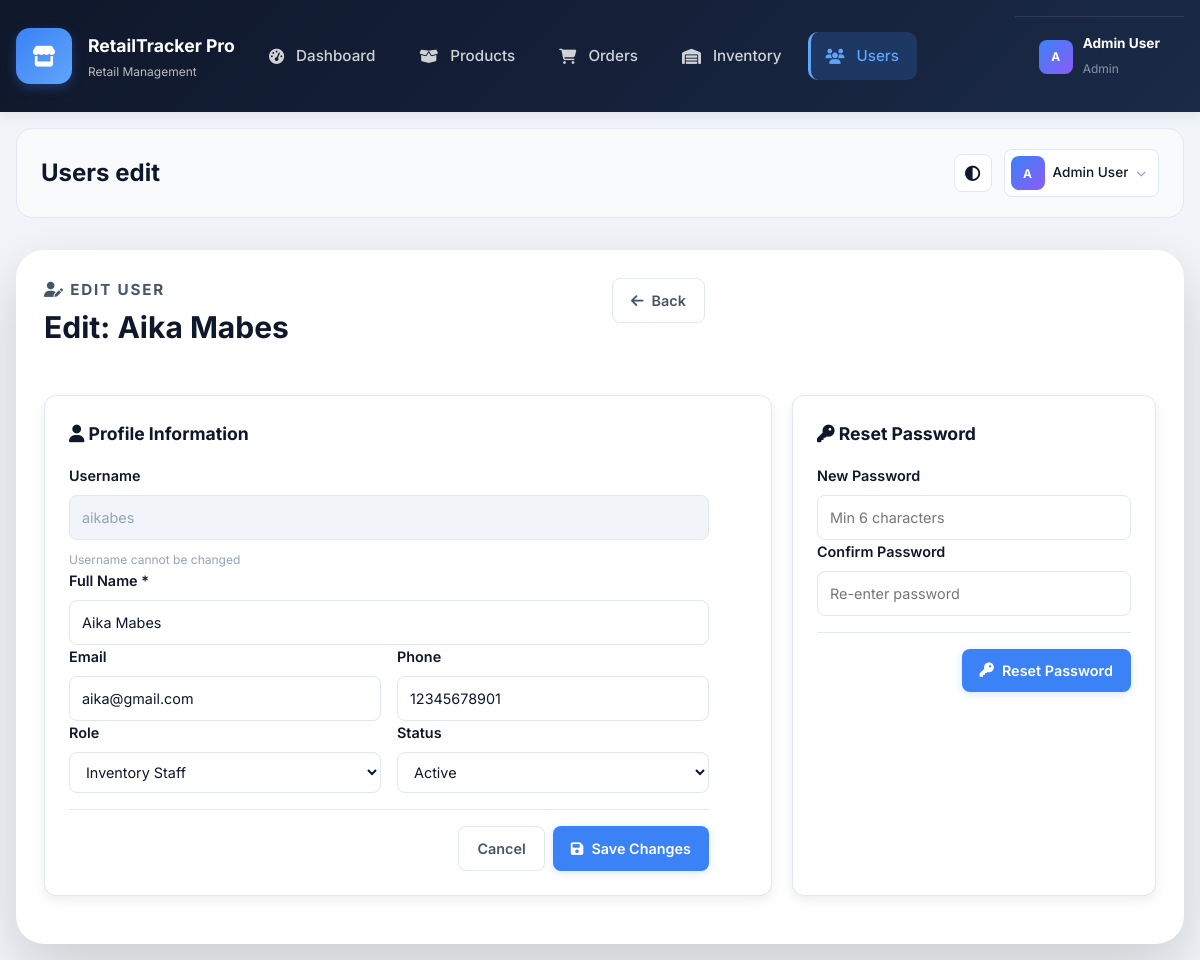
Screenshot of /index.php?page=users-edit&id=2 (signed in) with the database file from the repository.
### tables this page shows
CREATE TABLE `users` (
  `user_id` int(11) NOT NULL,
  `username` varchar(50) NOT NULL,
  `password_hash` varchar(255) NOT NULL,
  `full_name` varchar(100) NOT NULL,
  `email` varchar(100) DEFAULT NULL,
  `phone` varchar(20) DEFAULT NULL,
  `role` enum('Admin','Manager','Cashier','Inventory Staff') DEFAULT 'Cashier',
  `is_active` tinyint(1) DEFAULT 1,
  `last_login` datetime DEFAULT NULL,
  `created_by` int(11) DEFAULT NULL,
  `created_at` timestamp NOT NULL DEFAULT current_timestamp(),
  `deleted_at` datetime DEFAULT NULL
);

### index.php (called while the page is built, shortened)
<?php
$page = sanitize_input($_GET['page'] ?? 'dashboard');
require_once __DIR__ . '/includes/header.php';
require_once __DIR__ . '/pages/' . $page . '.php';
require_once __DIR__ . '/includes/footer.php';

### config/db.php (called while the page is built, shortened)
<?php
function db()
{
    $host = 'localhost';
    $username = 'root';
    $password = '';
    $database = 'retail_tracker_pro';
    $conn = new mysqli($host, $username, $password, $database);
    $conn->set_charset('utf8mb4');
    return $conn;
}
function db_query($sql, $types = '', $params = [])
{
    $stmt = db()->prepare($sql);
    $stmt->bind_param($types, ...$params);
    $stmt->execute();
    $result = $stmt->get_result();
    return $result ?: $stmt;
}

### includes/helpers.php (called while the page is built, shortened)
<?php
function e($value)
{
    return htmlspecialchars((string) $value, ENT_QUOTES, 'UTF-8');
}

### includes/auth.php (called while the page is built, shortened)
<?php
function current_user()
{
    return $_SESSION['user'] ?? null;
}

### pages/users-edit.php (the view, shortened to what this page needs)
<?php
$userId = intval($_GET['id'] ?? 0);
$editUser = db_query('SELECT * FROM users WHERE user_id=? AND deleted_at IS NULL', 'i', [$userId])->fetch_assoc();
$isSelf = ($userId == current_user()['user_id']);
?>
<section class="section-header">
    <div>
        <p class="eyebrow"><i class="fa-solid fa-user-pen"></i> Edit User</p>
        <h1>Edit: <?= e($editUser['full_name']) ?></h1>
    </div>
    <div class="header-actions">
        <a href="index.php?page=users" class="button button-tertiary"><i class="fa-solid fa-arrow-left"></i> Back</a>
    </div>
</section>
<div class="dashboard-grid grid-2-1">
    <section class="panel">
        <div class="panel-header"><h3><i class="fa-solid fa-user"></i> Profile Information</h3></div>
        <form method="post" class="panel-body form-layout">
            <div class="form-group">
                <label>Username</label>
                <input type="text" value="<?= e($editUser['username']) ?>" disabled class="input-disabled" />
                <small class="form-hint">Username cannot be changed</small>
            </div>
            <div class="form-group">
                <label>Full Name *</label>
                <input type="text" name="full_name" value="<?= e($editUser['full_name']) ?>" required />
            </div>
            <div class="form-row">
                <div class="form-group">
                    <label>Email</label>
                    <input type="email" name="email" value="<?= e($editUser['email'] ?? '') ?>" />
                </div>
                <div class="form-group">
                    <label>Phone</label>
                    <input type="text" name="phone" value="<?= e($editUser['phone'] ?? '') ?>" />
                </div>
            </div>
            <div class="form-row">
                <div class="form-group">
                    <label>Role</label>
                    <select name="role" <?= $isSelf ? 'disabled' : '' ?>>
                        <?php foreach (['Admin','Manager','Inventory Staff','Cashier'] as $r): ?>
                        <option value="<?= e($r) ?>" <?= $editUser['role']===$r ? 'selected' : '' ?>><?= e($r) ?></option>
                        <?php endforeach; ?>
                    </select>
                </div>
                <div class="form-group">
                    <label>Status</label>
                    <select name="is_active" <?= $isSelf ? 'disabled' : '' ?>>
                        <option value="1" <?= $editUser['is_active'] ? 'selected' : '' ?>>Active</option>
                    </select>
                </div>
            </div>
            <div class="form-actions">
                <a href="index.php?page=users" class="button button-tertiary">Cancel</a>
                <button type="submit" class="button button-primary"><i class="fa-solid fa-save"></i> Save Changes</button>
            </div>
        </form>
    </section>
    <section class="panel">
        <div class="panel-header"><h3><i class="fa-solid fa-key"></i> Reset Password</h3></div>
        <form method="post" class="panel-body form-layout">
            <div class="form-group">
                <label>New Password</label>
                <input type="password" name="new_password" required minlength="6" placeholder="Min 6 characters" />
            </div>
            <div class="form-group">
                <label>Confirm Password</label>
                <input type="password" name="confirm_password" required placeholder="Re-enter password" />
            </div>
            <div class="form-actions">
                <button type="submit" class="button button-primary"><i class="fa-solid fa-key"></i> Reset Password</button>
            </div>
        </form>
    </section>
</div>

### assets/css/style.css (style rules this page uses)
:root { --bg: #f8fafc; --bg-secondary: #f1f5f9; --surface: #ffffff; --surface-secondary: #f9fafb; --text-primary: #0f172a; --text-secondary: #475569; --text-tertiary: #94a3b8; --border-light: #e2e8f0; --border-medium: #cbd5e1; --primary: #3b82f6; --primary-light: #60a5fa; --primary-dark: #1e40af; --primary-bg: #eff6ff; --success: #10b981; --warning: #f59e0b; --danger: #ef4444; --info: #0ea5e9; --shadow-xs: 0 1px 2px rgba(15, 23, 42, 0.05); --shadow-sm: 0 4px 12px rgba(15, 23, 42, 0.08); --shadow-md: 0 8px 20px rgba(15, 23, 42, 0.1); --shadow-lg: 0 12px 32px rgba(15, 23, 42, 0.12); --transition-fast: 150ms cubic-bezier(0.4, 0, 0.2, 1); --transition-base: 200ms cubic-bezier(0.4, 0, 0.2, 1); --transition-slow: 300ms cubic-bezier(0.4, 0, 0.2, 1); --font-family: 'Inter', -apple-system, BlinkMacSystemFont, 'Segoe UI', sans-serif; }
* { margin: 0; padding: 0; box-sizing: border-box; }
html { scroll-behavior: smooth; }
body { background: var(--bg); color: var(--text-primary); font-family: var(--font-family); line-height: 1.6; transition: background-color var(--transition-base), color var(--transition-base); }
button, input, select, textarea { font: inherit; color: inherit; }
a { color: var(--primary); text-decoration: none; transition: color var(--transition-fast); }
.button { display: inline-flex; align-items: center; justify-content: center; gap: 8px; padding: 10px 18px; border-radius: 8px; border: none; font-weight: 600; font-size: 0.9rem; cursor: pointer; transition: all var(--transition-base); white-space: nowrap; }
.button-primary { background: var(--primary); color: white; box-shadow: 0 2px 8px rgba(59, 130, 246, 0.2); }
.button-tertiary { background: transparent; border: 1px solid var(--border-light); color: var(--text-secondary); }
.form-group { display: grid; gap: 8px; }
.form-group label { font-weight: 600; font-size: 0.9rem; color: var(--text-primary); }
.form-group input, .form-group select, .form-group textarea { width: 100%; padding: 10px 12px; border: 1px solid var(--border-light); border-radius: 8px; background: var(--surface); color: var(--text-primary); font-size: 0.9rem; transition: all var(--transition-base); }
.section-header { display: flex; justify-content: space-between; align-items: flex-start; gap: 24px; margin-bottom: 32px; flex-wrap: wrap; }
.section-header > div { flex: 1; min-width: 300px; }
.eyebrow { font-size: 0.75rem; font-weight: 700; color: var(--primary); text-transform: uppercase; letter-spacing: 0.12em; margin-bottom: 12px; }
.section-header h1 { margin: 0 0 12px; font-size: 1.875rem; font-weight: 700; color: var(--text-primary); }
.section-header p { margin: 0; color: var(--text-secondary); font-size: 0.95rem; }
.header-actions { display: flex; gap: 12px; flex-wrap: wrap; }
.stat-card, .panel { background: var(--surface); border: 1px solid var(--border-light); border-radius: 12px; box-shadow: var(--shadow-sm); padding: 24px; transition: all var(--transition-base); }
.stats-grid, .dashboard-grid { display: grid; gap: 20px; margin-bottom: 20px; }
.panel-header, .panel-actions { display: flex; justify-content: space-between; align-items: center; gap: 16px; margin-bottom: 16px; flex-wrap: wrap; }
.panel-header h3 { margin: 0; font-size: 1.1rem; font-weight: 700; color: var(--text-primary); }
.dashboard-grid { display: grid; gap: 20px; margin-bottom: 20px; }
.grid-2-1 { grid-template-columns: 2fr 1fr; }
.form-layout { max-width: 640px; }
.form-row { display: grid; grid-template-columns: repeat(auto-fit, minmax(200px, 1fr)); gap: 16px; }
.form-actions { display: flex; justify-content: flex-end; gap: 8px; padding-top: 16px; border-top: 1px solid var(--border-light); margin-top: 16px; }
.form-hint { font-size: .75rem; color: var(--text-tertiary); margin-top: 2px; }
.input-disabled { background: var(--bg-secondary) !important; color: var(--text-tertiary) !important; cursor: not-allowed; }

### rows the page displays
users: full_name "Aika Mabes", username "aikabes", email "aika@gmail.com", phone "12345678901", is_active "Active"

### other values shown
$nav['label'] "Dashboard"
$nav['label'] "Products"
$nav['label'] "Orders"
$nav['label'] "Inventory"
$nav['label'] "Users"
substr($user['full_name'] ?? 'U', 0, 1) "A"
$user['full_name'] "Admin User"
$user['role'] "Admin"
str_replace('-', ' ', $currentPage) "Users edit"
form field role "Inventory Staff"
